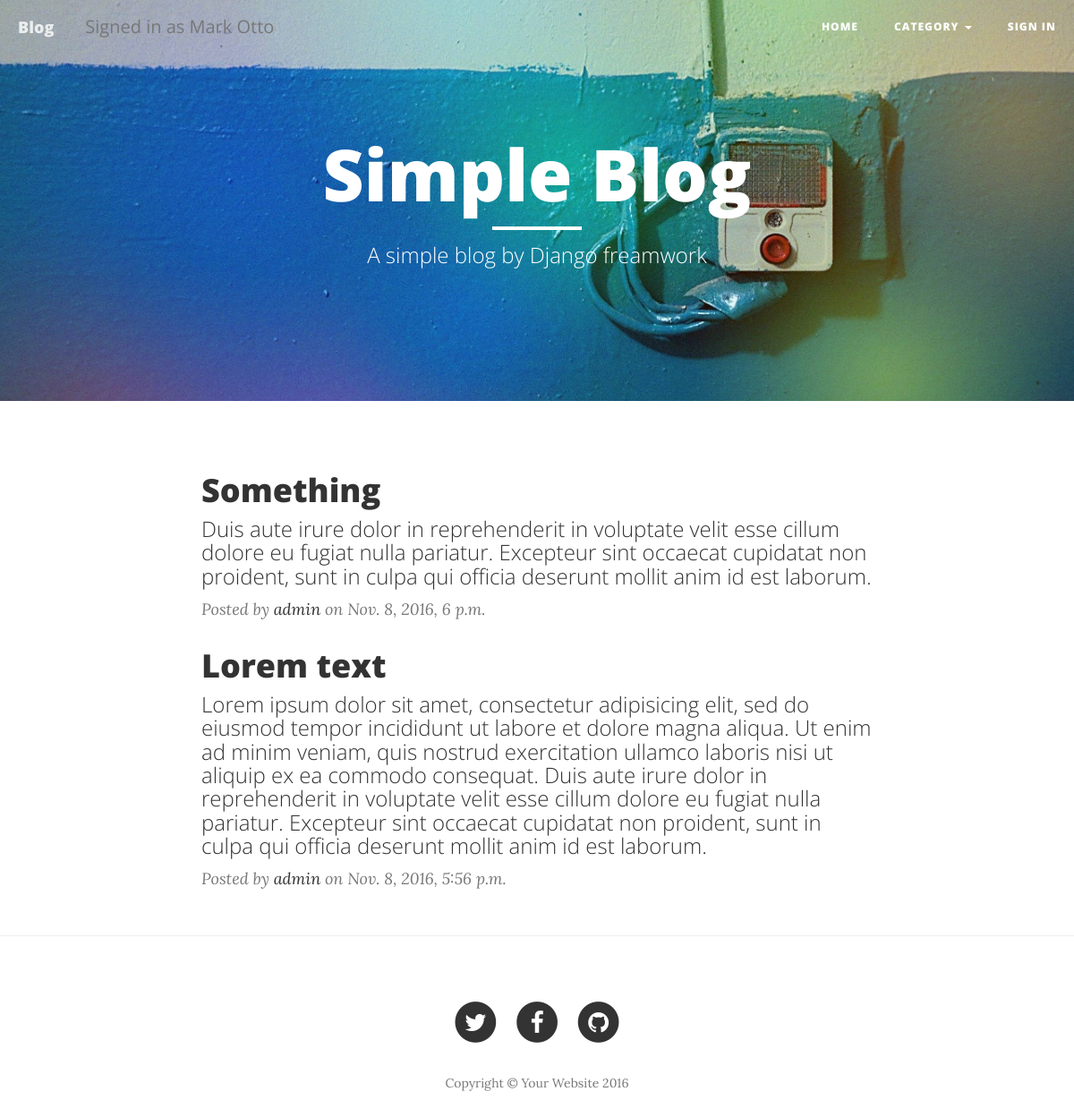
Before: / with the older database file.
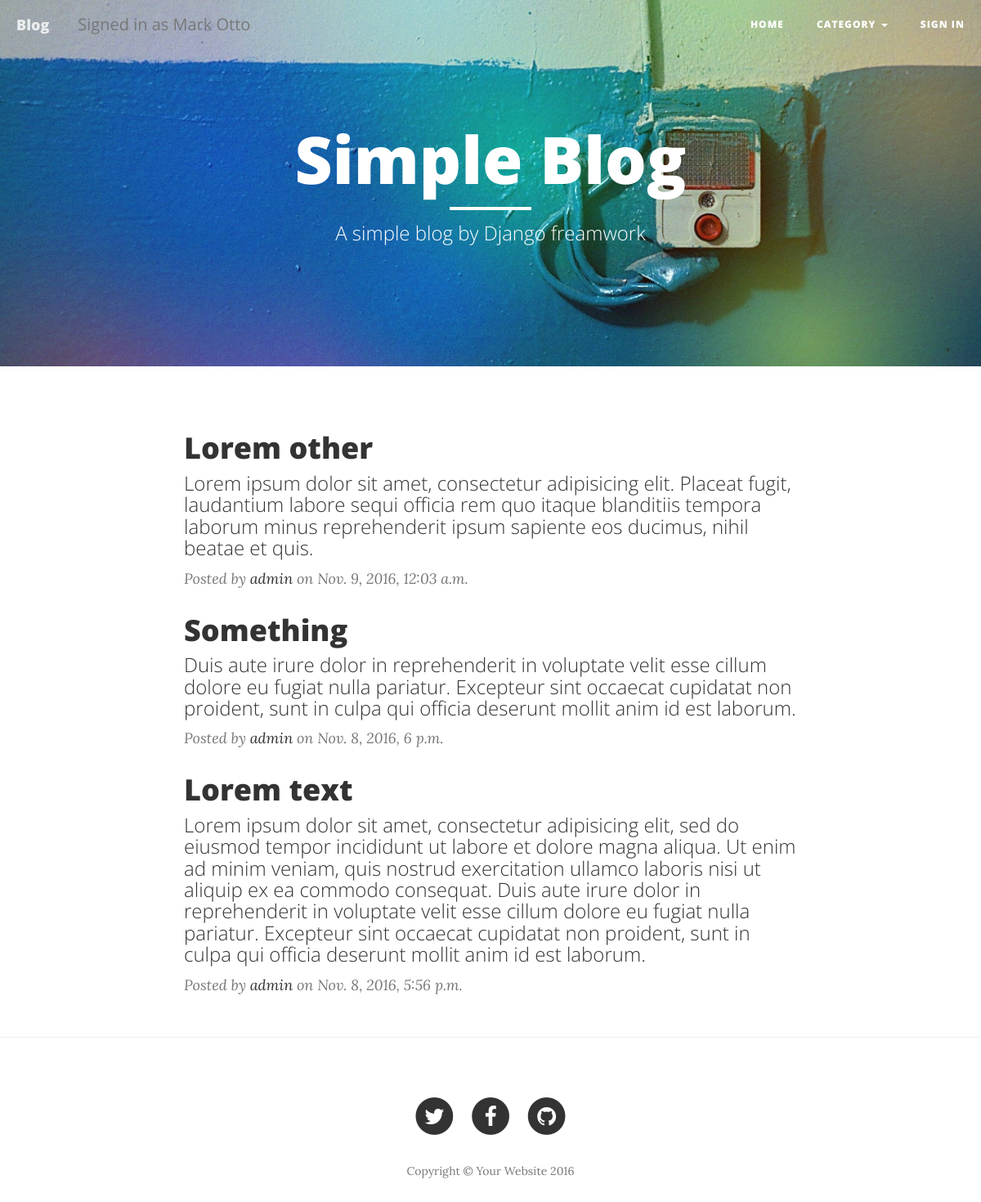
After: the same page with the newer database file.
### blog/models.py (models this page shows, shortened)
class Post(models.Model):
	author = models.ForeignKey('auth.User', default='auth.User')
	category = models.ForeignKey(Category)
	title = models.CharField(max_length=200)
	text = models.TextField()
	likes = models.IntegerField(default=0)
	created_date = models.DateTimeField(default=timezone.now)
	published_date = models.DateTimeField(blank=True, null=True)

### blog/views.py (the view)
# urls.py: url(r'^$', views.post_list, name='post_list'),
def post_list(request):
	user = auth.get_user(request).username
	posts = Post.objects.filter(published_date__lte=timezone.now()).order_by('-published_date')
	return render(request, 'post_list.html', {'posts': posts,
											'categories':CATEGORIES,
											'username': user})

### templates/post_list.html
{% extends 'base.html' %}
{% block content %}
	{% for post in posts %}
		<div class="post-preview">
			<a href="{% url 'post_detail' pk=post.pk %}">
				<h2 class="post-title">
					{{ post.title }}
				</h2>
				<h3 class="post-subtitle">
					{{ post.text }}
				</h3>
			</a>
			<p class="post-meta">Posted by <a href="#">{{ post.author }}</a> on {{ post.published_date }}</p>
		</div>
	{% endfor %}
{% endblock content %}

Changed rows visible on the page:
added Post: title "Lorem other", text "Lorem ipsum dolor sit amet, consectetur adipisicing elit. Placeat fugit, laudantium labore sequi officia rem quo itaque blanditiis tempora laborum minus reprehenderit ipsum sapiente eos ducimus, nihil beatae et quis.", author "admin", published_date "Nov. 9, 2016, 12:03 a.m."
